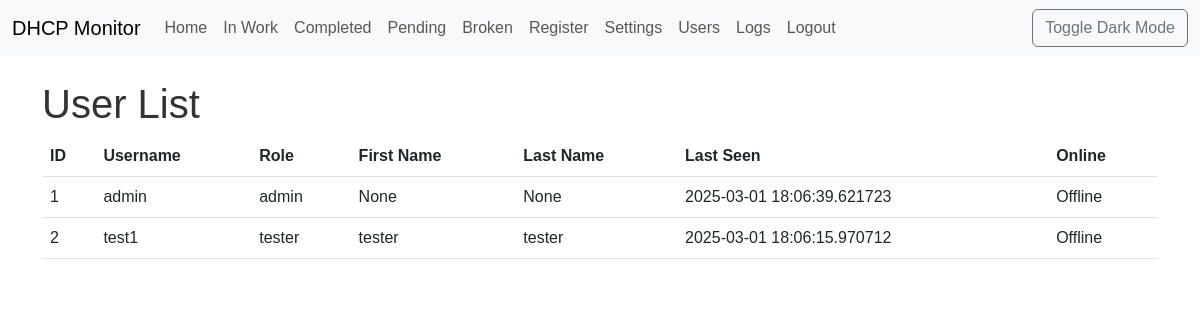
The app's page /users (signed in) with its own data.
### app/models.py (models this page shows, shortened)
class User(UserMixin, db.Model):
    __tablename__ = 'users'
    id = db.Column(db.Integer, primary_key=True)
    username = db.Column(db.String(64), unique=True, index=True, nullable=False)
    password_hash = db.Column(db.String(128), nullable=False)
    role = db.Column(db.String(64), nullable=False, default='tester')  # 'admin', 'tester'
    first_name = db.Column(db.String(64))
    last_name = db.Column(db.String(64))
    last_seen = db.Column(db.DateTime, default=datetime.utcnow)
    leases = db.relationship('Lease', backref='taken_user', lazy='dynamic', foreign_keys='Lease.taken_by_id')
    groups = db.relationship('Group', secondary=user_groups, lazy='subquery',
                            backref=db.backref('users', lazy=True)) # Связь с группами
    journal_entries = db.relationship('Journal', back_populates='user', lazy='dynamic')
    def is_online(self):
        if self.last_seen is None:
            return False
        return self.last_seen > datetime.utcnow() - timedelta(minutes=5)

### app/users.py (the view)
@users.route('/users')
@login_required
def user_list():
    if current_user.role != 'admin':
        flash('You do not have permission to access this page.', 'danger')
        return redirect(url_for('main.index'))
    users = User.query.all()
    return render_template('users/user_list.html', users=users)

### app/models.py (called while the page is built)
@login_manager.user_loader
def load_user(user_id):
    return User.query.get(int(user_id))

### app/templates/users/user_list.html
{% extends "base.html" %}
{% block content %}
    <h1>User List</h1>
    <table class="table">
        <thead>
            <tr>
                <th>ID</th>
                <th>Username</th>
                <th>Role</th>
                <th>First Name</th>
                <th>Last Name</th>
                <th>Last Seen</th>
                <th>Online</th>
            </tr>
        </thead>
        <tbody>
            {% for user in users %}
                <tr>
                    <td>{{ user.id }}</td>
                    <td>{{ user.username }}</td>
                    <td>{{ user.role }}</td>
                    <td>{{ user.first_name }}</td>
                    <td>{{ user.last_name }}</td>
                    <td>{{ user.last_seen }}</td>
                     <td>{{ "Online" if user.is_online() else "Offline" }}</td>
                </tr>
            {% endfor %}
        </tbody>
    </table>
{% endblock %}

### app/static/css/style.css (style rules this page uses)
body { font-family: sans-serif; transition: background-color 0.3s, color 0.3s; }
body { background-color: #fff; color: #333; }
table.table td { word-break: break-word; }

### records on screen
User: id "1", username "admin", role "admin", first_name "None", last_name "None", last_seen "2025-03-01 18:06:39.621723", last_seen "Offline"
User: id "2", username "test1", role "tester", first_name "tester", last_name "tester", last_seen "2025-03-01 18:06:15.970712", last_seen "Offline"
